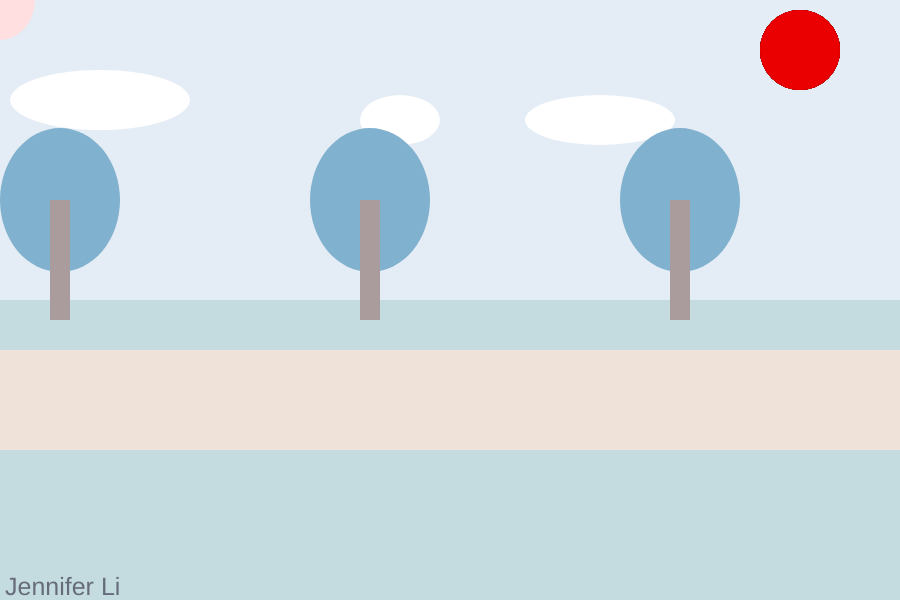
Frame 1 (no input)
Frame 60 (no input): identical to frame 1, image omitted
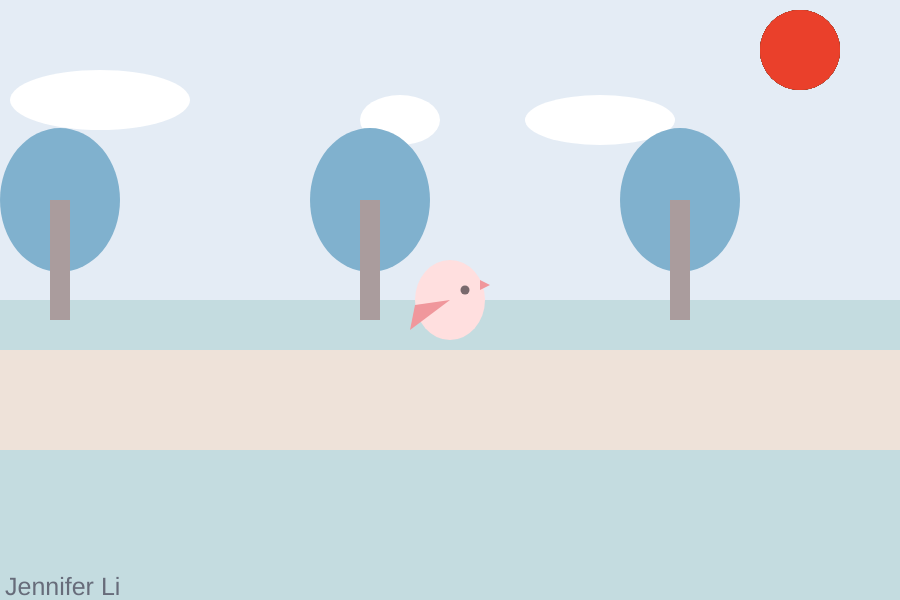
Frame 120 (the mouse pressed at the canvas centre since frame 60)

The p5.js sketch that drew these frames (run headless with seeded random() and noise() and a simulated clock; from frame 60 on, the mouse is pressed at the canvas centre):

// p5.js sketch
// ── sketch.js
// Project Title
// Your Name
// Date
//
// Extra for Experts:
// - describe what you did to take this project "above and beyond"


// global variables
let x = 100; y = 100;

// 0-light blue; 1-yellow; 2-pink; 3-dark blue
let currentBack = 0;

function setup() {
  createCanvas(900, 600);
}

function drawTrees(y, size) {
  //draw a line of trees with spaces between
  for (let x = size / 2; x < width; x += size + 190) {
    ellipse(x, y, size, size * 1.2);

  }

}

function draw() {
  //draw background
  changeBackgroundColor();

  //draw sun with changing color
  gradientSun();

  //drawCloud
  undateEllipse();

  fill("#c4dce0");
  noStroke();
  rect(0, 300, 900, 300);
  fill("#eee2d9");
  noStroke();
  rect(0, 350, 900, 100);
  //trees
  fill("#80b1ce");
  noStroke();
  drawTrees(200, 120);
  fill("#aa9c9d");
  noStroke();
  rect(50, 200, 20, 120);
  rect(360, 200, 20, 120);
  rect(670, 200, 20, 120);
  

  // draw character
  fill("rgb(255, 223, 223)");
  noStroke();
  ellipse(mouseX, mouseY, 70, 80);
  fill("rgb(121, 105, 109)");
  noStroke();
  circle(mouseX + 15, mouseY - 10, 9);
  fill("rgb(240, 151, 156)");
  noStroke();
  triangle(mouseX + 30, mouseY - 10, mouseX + 40, mouseY - 15, mouseX + 30, mouseY - 20);
  triangle(mouseX, mouseY, mouseX - 35, mouseY + 5, mouseX - 40, mouseY + 30);

  // add name
  fill("#676c7a")
  textSize(25);
  text("Jennifer Li", 5, 595);
}

  

function gradientSun() { //color changes based on the position of the mouse
  noStroke();

  let h = 50; let y = 0;
  while (y < height) {
    let mappedY = map(y, 0, height, 0, 255);
    fill(mappedY, mouseX / 7, mouseY / 7);
    circle(800, 50, 80);
    y += h;
  }

  stroke(0);

}

function undateEllipse() {
  //movement code
  if (keyIsPressed) { //down
    y += 2;
    if (keyIsDown(LEFT_ARROW)) {
      x -= 5;
    }
    if (keyIsDown(RIGHT_ARROW)) {
      x += 5;
    }
    if (keyIsDown(UP_ARROW)) {
      y -= 5;
    }

  }
  fill("white");
  noStroke();
  ellipse(x, y, 180, 60);
  ellipse(x + 300, y + 20, 80, 50);
  ellipse(x + 500, y + 20, 150, 50);
}

function updateState() {
  currentBack++;
  // add logic to keep variable in range 0-3
  if (currentBack > 3) {
    currentBack = 0;
  }
}

function mouseClicked() {
  updateState();

}

function changeBackgroundColor() {
  // inspect varialble objectType
  // and draw one of three possible shapes on the Cnavas
  switch (currentBack) {
    case 0:
      background("#e4ecf5");
      break;
    case 1:
      background("#f8efd7");
      break;
    case 2:
      background("#e283af");
      break;
    case 3:
      background("#464a81");
      break;
  }

}
